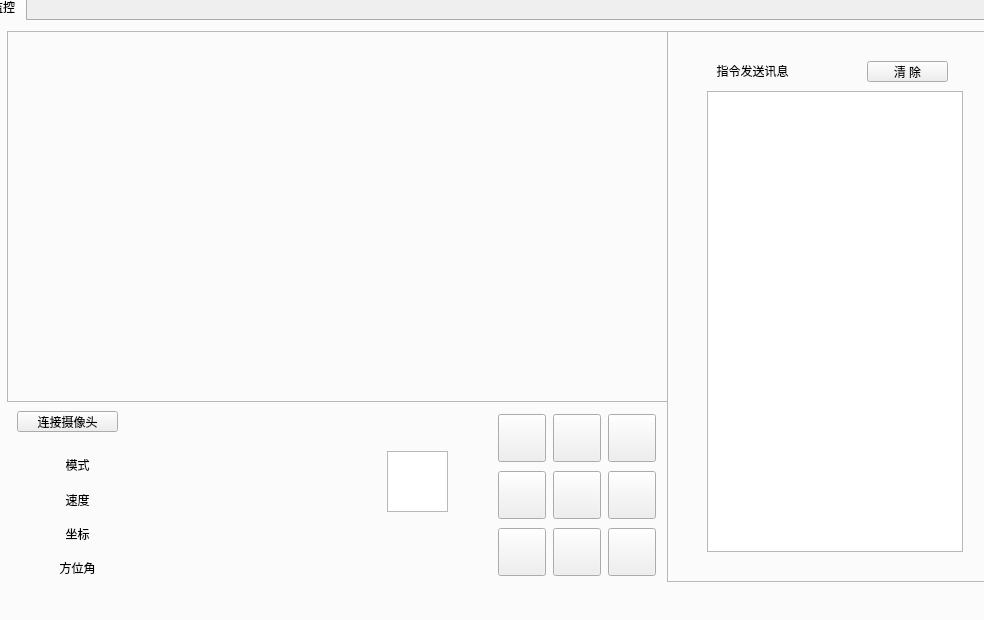
<?xml version="1.0" encoding="UTF-8"?>
<ui version="4.0">
 <class>mainWindow</class>
 <widget class="QMainWindow" name="mainWindow">
  <property name="geometry">
   <rect>
    <x>0</x>
    <y>0</y>
    <width>984</width>
    <height>620</height>
   </rect>
  </property>
  <property name="minimumSize">
   <size>
    <width>984</width>
    <height>620</height>
   </size>
  </property>
  <property name="maximumSize">
   <size>
    <width>984</width>
    <height>620</height>
   </size>
  </property>
  <property name="font">
   <font>
    <family>微软雅黑</family>
    <pointsize>9</pointsize>
    <weight>50</weight>
    <bold>false</bold>
   </font>
  </property>
  <property name="windowTitle">
   <string>    中控</string>
  </property>
  <property name="windowIcon">
   <iconset resource="images/ico.qrc">
    <normaloff>:/icon/zd.png</normaloff>:/icon/zd.png</iconset>
  </property>
  <property name="styleSheet">
   <string notr="true"/>
  </property>
  <property name="iconSize">
   <size>
    <width>25</width>
    <height>24</height>
   </size>
  </property>
  <widget class="QWidget" name="centralwidget">
   <property name="styleSheet">
    <string notr="true"/>
   </property>
   <widget class="QTabWidget" name="tabWidget">
    <property name="geometry">
     <rect>
      <x>-45</x>
      <y>-8</y>
      <width>1061</width>
      <height>711</height>
     </rect>
    </property>
    <property name="styleSheet">
     <string notr="true"/>
    </property>
    <property name="tabPosition">
     <enum>QTabWidget::North</enum>
    </property>
    <property name="currentIndex">
     <number>0</number>
    </property>
    <property name="iconSize">
     <size>
      <width>45</width>
      <height>45</height>
     </size>
    </property>
    <widget class="QWidget" name="tab">
     <attribute name="icon">
      <iconset resource="images/ico.qrc">
       <normaloff>:/icon/js_1.png</normaloff>:/icon/js_1.png</iconset>
     </attribute>
     <attribute name="title">
      <string>实时监控</string>
     </attribute>
     <widget class="QFrame" name="frame_3">
      <property name="geometry">
       <rect>
        <x>710</x>
        <y>10</y>
        <width>322</width>
        <height>551</height>
       </rect>
      </property>
      <property name="minimumSize">
       <size>
        <width>0</width>
        <height>0</height>
       </size>
      </property>
      <property name="maximumSize">
       <size>
        <width>5000</width>
        <height>5000</height>
       </size>
      </property>
      <property name="styleSheet">
       <string notr="true"/>
      </property>
      <property name="frameShape">
       <enum>QFrame::StyledPanel</enum>
      </property>
      <property name="frameShadow">
       <enum>QFrame::Raised</enum>
      </property>
      <widget class="QListWidget" name="car_list">
       <property name="geometry">
        <rect>
         <x>40</x>
         <y>60</y>
         <width>256</width>
         <height>461</height>
        </rect>
       </property>
      </widget>
      <widget class="QLabel" name="label_2">
       <property name="geometry">
        <rect>
         <x>40</x>
         <y>30</y>
         <width>91</width>
         <height>20</height>
        </rect>
       </property>
       <property name="text">
        <string>指令发送讯息</string>
       </property>
       <property name="alignment">
        <set>Qt::AlignCenter</set>
       </property>
      </widget>
      <widget class="QPushButton" name="Refresh_2">
       <property name="geometry">
        <rect>
         <x>200</x>
         <y>30</y>
         <width>81</width>
         <height>21</height>
        </rect>
       </property>
       <property name="text">
        <string>清 除</string>
       </property>
      </widget>
     </widget>
     <widget class="QFrame" name="frame_2">
      <property name="geometry">
       <rect>
        <x>50</x>
        <y>10</y>
        <width>661</width>
        <height>371</height>
       </rect>
      </property>
      <property name="minimumSize">
       <size>
        <width>0</width>
        <height>0</height>
       </size>
      </property>
      <property name="maximumSize">
       <size>
        <width>5000</width>
        <height>5000</height>
       </size>
      </property>
      <property name="styleSheet">
       <string notr="true"/>
      </property>
      <property name="frameShape">
       <enum>QFrame::StyledPanel</enum>
      </property>
      <property name="frameShadow">
       <enum>QFrame::Raised</enum>
      </property>
      <widget class="QLabel" name="videoplayer_1">
       <property name="geometry">
        <rect>
         <x>10</x>
         <y>10</y>
         <width>641</width>
         <height>351</height>
        </rect>
       </property>
       <property name="text">
        <string/>
       </property>
      </widget>
     </widget>
     <widget class="QWidget" name="layoutWidget">
      <property name="geometry">
       <rect>
        <x>540</x>
        <y>390</y>
        <width>161</width>
        <height>171</height>
       </rect>
      </property>
      <layout class="QGridLayout" name="gridLayout">
       <item row="0" column="0">
        <widget class="QPushButton" name="up_left">
         <property name="minimumSize">
          <size>
           <width>48</width>
           <height>48</height>
          </size>
         </property>
         <property name="maximumSize">
          <size>
           <width>48</width>
           <height>48</height>
          </size>
         </property>
         <property name="styleSheet">
          <string notr="true">QPushButton {background-image: url(images//up_left.png);background-position: center;}</string>
         </property>
         <property name="text">
          <string/>
         </property>
        </widget>
       </item>
       <item row="0" column="1">
        <widget class="QPushButton" name="up">
         <property name="minimumSize">
          <size>
           <width>48</width>
           <height>48</height>
          </size>
         </property>
         <property name="maximumSize">
          <size>
           <width>48</width>
           <height>48</height>
          </size>
         </property>
         <property name="styleSheet">
          <string notr="true">background-image:url(images//up.png);background-position: center;</string>
         </property>
         <property name="text">
          <string/>
         </property>
        </widget>
       </item>
       <item row="0" column="2">
        <widget class="QPushButton" name="up_right">
         <property name="minimumSize">
          <size>
           <width>48</width>
           <height>48</height>
          </size>
         </property>
         <property name="maximumSize">
          <size>
           <width>48</width>
           <height>48</height>
          </size>
         </property>
         <property name="styleSheet">
          <string notr="true">QPushButton {background-image: url(images//up_right.png);background-position: center;}</string>
         </property>
         <property name="text">
          <string/>
         </property>
        </widget>
       </item>
       <item row="1" column="0">
        <widget class="QPushButton" name="left">
         <property name="minimumSize">
          <size>
           <width>48</width>
           <height>48</height>
          </size>
         </property>
         <property name="maximumSize">
          <size>
           <width>48</width>
           <height>48</height>
          </size>
         </property>
         <property name="styleSheet">
          <string notr="true">QPushButton {background-image: url(images//left.png);background-position: center;}</string>
         </property>
         <property name="text">
          <string/>
         </property>
        </widget>
       </item>
       <item row="1" column="1">
        <widget class="QPushButton" name="pushButton_6">
         <property name="minimumSize">
          <size>
           <width>48</width>
           <height>48</height>
          </size>
         </property>
         <property name="maximumSize">
          <size>
           <width>48</width>
           <height>48</height>
          </size>
         </property>
         <property name="styleSheet">
          <string notr="true">QPushButton {background-image: url(images//auto.png);background-position: center;}</string>
         </property>
         <property name="text">
          <string/>
         </property>
        </widget>
       </item>
       <item row="1" column="2">
        <widget class="QPushButton" name="right">
         <property name="minimumSize">
          <size>
           <width>48</width>
           <height>48</height>
          </size>
         </property>
         <property name="maximumSize">
          <size>
           <width>48</width>
           <height>48</height>
          </size>
         </property>
         <property name="styleSheet">
          <string notr="true">QPushButton {background-image: url(images//right.png);background-position: center;}</string>
         </property>
         <property name="text">
          <string/>
         </property>
        </widget>
       </item>
       <item row="2" column="0">
        <widget class="QPushButton" name="down_left">
         <property name="minimumSize">
          <size>
           <width>48</width>
           <height>48</height>
          </size>
         </property>
         <property name="maximumSize">
          <size>
           <width>48</width>
           <height>48</height>
          </size>
         </property>
         <property name="styleSheet">
          <string notr="true">QPushButton {background-image: url(images//down_left.png);background-position: center;}</string>
         </property>
         <property name="text">
          <string/>
         </property>
        </widget>
       </item>
       <item row="2" column="1">
        <widget class="QPushButton" name="down">
         <property name="minimumSize">
          <size>
           <width>48</width>
           <height>48</height>
          </size>
         </property>
         <property name="maximumSize">
          <size>
           <width>48</width>
           <height>48</height>
          </size>
         </property>
         <property name="styleSheet">
          <string notr="true">QPushButton {background-image: url(images//down.png);background-position: center;}</string>
         </property>
         <property name="text">
          <string/>
         </property>
        </widget>
       </item>
       <item row="2" column="2">
        <widget class="QPushButton" name="down_right">
         <property name="minimumSize">
          <size>
           <width>48</width>
           <height>48</height>
          </size>
         </property>
         <property name="maximumSize">
          <size>
           <width>48</width>
           <height>48</height>
          </size>
         </property>
         <property name="styleSheet">
          <string notr="true">QPushButton {background-image: url(images//down_right.png);background-position: center;}</string>
         </property>
         <property name="text">
          <string/>
         </property>
        </widget>
       </item>
      </layout>
     </widget>
     <widget class="QLabel" name="car_info">
      <property name="geometry">
       <rect>
        <x>180</x>
        <y>390</y>
        <width>171</width>
        <height>31</height>
       </rect>
      </property>
      <property name="text">
       <string/>
      </property>
      <property name="alignment">
       <set>Qt::AlignCenter</set>
      </property>
     </widget>
     <widget class="QLabel" name="battery">
      <property name="geometry">
       <rect>
        <x>389</x>
        <y>390</y>
        <width>141</width>
        <height>30</height>
       </rect>
      </property>
      <property name="minimumSize">
       <size>
        <width>100</width>
        <height>30</height>
       </size>
      </property>
      <property name="maximumSize">
       <size>
        <width>150</width>
        <height>30</height>
       </size>
      </property>
      <property name="text">
       <string/>
      </property>
     </widget>
     <widget class="QWidget" name="layoutWidget">
      <property name="geometry">
       <rect>
        <x>100</x>
        <y>430</y>
        <width>41</width>
        <height>131</height>
       </rect>
      </property>
      <layout class="QVBoxLayout" name="verticalLayout">
       <item>
        <widget class="QLabel" name="label_4">
         <property name="text">
          <string>模式</string>
         </property>
         <property name="alignment">
          <set>Qt::AlignCenter</set>
         </property>
        </widget>
       </item>
       <item>
        <widget class="QLabel" name="label_5">
         <property name="text">
          <string>速度</string>
         </property>
         <property name="alignment">
          <set>Qt::AlignCenter</set>
         </property>
        </widget>
       </item>
       <item>
        <widget class="QLabel" name="label_6">
         <property name="text">
          <string>坐标</string>
         </property>
         <property name="alignment">
          <set>Qt::AlignCenter</set>
         </property>
        </widget>
       </item>
       <item>
        <widget class="QLabel" name="label_7">
         <property name="text">
          <string>方位角</string>
         </property>
         <property name="alignment">
          <set>Qt::AlignCenter</set>
         </property>
        </widget>
       </item>
      </layout>
     </widget>
     <widget class="QWidget" name="layoutWidget">
      <property name="geometry">
       <rect>
        <x>180</x>
        <y>430</y>
        <width>251</width>
        <height>131</height>
       </rect>
      </property>
      <layout class="QVBoxLayout" name="verticalLayout_2">
       <item>
        <widget class="QLabel" name="model">
         <property name="text">
          <string/>
         </property>
         <property name="alignment">
          <set>Qt::AlignCenter</set>
         </property>
        </widget>
       </item>
       <item>
        <widget class="QLabel" name="speed">
         <property name="text">
          <string/>
         </property>
         <property name="alignment">
          <set>Qt::AlignCenter</set>
         </property>
        </widget>
       </item>
       <item>
        <widget class="QLabel" name="position">
         <property name="text">
          <string/>
         </property>
         <property name="alignment">
          <set>Qt::AlignCenter</set>
         </property>
        </widget>
       </item>
       <item>
        <widget class="QLabel" name="cor">
         <property name="text">
          <string/>
         </property>
         <property name="alignment">
          <set>Qt::AlignCenter</set>
         </property>
        </widget>
       </item>
      </layout>
     </widget>
     <widget class="QPushButton" name="Refresh">
      <property name="geometry">
       <rect>
        <x>60</x>
        <y>390</y>
        <width>101</width>
        <height>21</height>
       </rect>
      </property>
      <property name="text">
       <string>连接摄像头</string>
      </property>
     </widget>
     <widget class="QGraphicsView" name="arrow">
      <property name="geometry">
       <rect>
        <x>430</x>
        <y>430</y>
        <width>61</width>
        <height>61</height>
       </rect>
      </property>
     </widget>
    </widget>
   </widget>
  </widget>
  <action name="actiondakaipeizhiwenjian">
   <property name="icon">
    <iconset>
     <selectedoff>:/Picturere/Picture/right2.png</selectedoff>
    </iconset>
   </property>
   <property name="text">
    <string>查看配置文件内容(&amp;L)</string>
   </property>
  </action>
  <action name="actiondakaipeizhiwenjian_2">
   <property name="icon">
    <iconset>
     <selectedoff>:/Picturere/Picture/square_add.png</selectedoff>
    </iconset>
   </property>
   <property name="text">
    <string>打开配置文件(&amp;C)</string>
   </property>
  </action>
  <action name="actionlianjixieshou_I">
   <property name="icon">
    <iconset>
     <selectedoff>:/Iconn/Icon/Basilisk.ico</selectedoff>
    </iconset>
   </property>
   <property name="text">
    <string>与机械手通讯(&amp;I)</string>
   </property>
   <property name="iconText">
    <string>与机械手通讯(I)</string>
   </property>
   <property name="toolTip">
    <string>连接机械手(I)</string>
   </property>
  </action>
  <action name="actionlianPlc_T">
   <property name="icon">
    <iconset>
     <selectedoff>:/Iconn/Icon/Basilisk.ico</selectedoff>
    </iconset>
   </property>
   <property name="text">
    <string>打开PLC串口(&amp;T)</string>
   </property>
   <property name="priority">
    <enum>QAction::HighPriority</enum>
   </property>
  </action>
  <action name="actioncaozuoPLC_O">
   <property name="icon">
    <iconset>
     <selectedoff>:/Iconn/Icon/Djinni.ico</selectedoff>
    </iconset>
   </property>
   <property name="text">
    <string>操作PLC(&amp;O)</string>
   </property>
  </action>
  <action name="actionCanshushezhi_P">
   <property name="icon">
    <iconset>
     <selectedoff>:/Iconn/Icon/Sorceress.ico</selectedoff>
    </iconset>
   </property>
   <property name="text">
    <string>参数设置(&amp;P)</string>
   </property>
  </action>
  <action name="actionjinzhi_N">
   <property name="text">
    <string>禁止(&amp;N)</string>
   </property>
   <property name="iconText">
    <string>禁止(N)</string>
   </property>
  </action>
  <action name="actionxunyu_Y">
   <property name="text">
    <string>允许(&amp;Y)</string>
   </property>
  </action>
  <action name="actiondakaishujukufuwuqi">
   <property name="text">
    <string>打开数据库服务器</string>
   </property>
  </action>
  <action name="actionguanbishujukufuwuqi">
   <property name="text">
    <string>关闭数据库服务器</string>
   </property>
  </action>
  <action name="actionlianjieshujuku_L">
   <property name="text">
    <string>连接数据库(&amp;L)</string>
   </property>
  </action>
  <action name="actionduankaishujuku_C">
   <property name="text">
    <string>打开数据库(&amp;C)</string>
   </property>
  </action>
  <action name="actionpanduan_Y">
   <property name="text">
    <string>判断(&amp;Y)</string>
   </property>
  </action>
  <action name="actionbupanduan_N">
   <property name="text">
    <string>不判断(&amp;N)</string>
   </property>
  </action>
  <action name="actionyicitongguo_O">
   <property name="text">
    <string>一次通过(&amp;O)</string>
   </property>
  </action>
  <action name="actionchankandangqianzhuangtai_S">
   <property name="text">
    <string>查看当前状态(&amp;S)</string>
   </property>
  </action>
  <action name="actionjilu_R">
   <property name="icon">
    <iconset>
     <selectedoff>:/Iconn/Icon/Valkyrie.ico</selectedoff>
    </iconset>
   </property>
   <property name="text">
    <string>记录(&amp;R)</string>
   </property>
  </action>
  <action name="actionshegnchengdejieguo_G">
   <property name="icon">
    <iconset>
     <selectedoff>:/Iconn/Icon/Earth Elemental.ico</selectedoff>
    </iconset>
   </property>
   <property name="text">
    <string>生成的结果(&amp;G)</string>
   </property>
  </action>
  <action name="actionpeizhicanshulujing_M">
   <property name="icon">
    <iconset>
     <selectedoff>:/Picturere/Picture/rightdown.png</selectedoff>
    </iconset>
   </property>
   <property name="text">
    <string>配置参数路径(&amp;M)</string>
   </property>
  </action>
  <action name="actionzhegnchangshenchan_N">
   <property name="text">
    <string>正常生成(&amp;N)</string>
   </property>
  </action>
  <action name="actionshouliaomoshi_C">
   <property name="text">
    <string>收料模式(&amp;C)</string>
   </property>
  </action>
  <action name="actionshi_Y">
   <property name="text">
    <string>是(&amp;Y)</string>
   </property>
  </action>
  <action name="actionfou_N">
   <property name="text">
    <string>否(&amp;N)</string>
   </property>
  </action>
  <action name="actionzhongkongjima_P">
   <property name="text">
    <string>中控记码(&amp;P)</string>
   </property>
  </action>
  <action name="actionchongxinsaoma_I">
   <property name="text">
    <string>重新扫码(&amp;I)</string>
   </property>
  </action>
  <action name="actionqiyong_U">
   <property name="text">
    <string>启用(&amp;U)</string>
   </property>
  </action>
  <action name="actionjinyong_N">
   <property name="text">
    <string>禁用(&amp;N)</string>
   </property>
  </action>
  <action name="actionchakanbangzhu_V">
   <property name="icon">
    <iconset>
     <selectedoff>:/Iconn/Icon/Wizard.ico</selectedoff>
    </iconset>
   </property>
   <property name="text">
    <string>查看帮助(&amp;V)</string>
   </property>
  </action>
  <action name="actioncaozuojixies">
   <property name="text">
    <string>操作机械手</string>
   </property>
  </action>
  <action name="actionxunhuanjieshoujxs">
   <property name="text">
    <string>循环接收JXS</string>
   </property>
  </action>
  <action name="actionshoudongPLC">
   <property name="text">
    <string>手动触发PLC</string>
   </property>
  </action>
  <action name="actionmianbanxieru">
   <property name="text">
    <string>面板信息写入</string>
   </property>
  </action>
  <action name="actiondakaiwangkou">
   <property name="text">
    <string>开启服务器</string>
   </property>
  </action>
  <action name="actionwangkoufasong">
   <property name="text">
    <string>网口发送</string>
   </property>
  </action>
  <action name="actionjiechuPlc">
   <property name="text">
    <string>解除PLC报警</string>
   </property>
  </action>
 </widget>
 <resources>
  <include location="images/ico.qrc"/>
 </resources>
 <connections/>
 <slots>
  <slot>youjian_1()</slot>
 </slots>
</ui>
